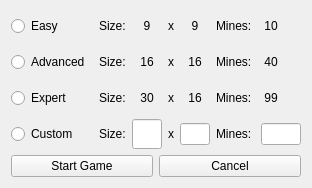
<?xml version="1.0" encoding="UTF-8"?>
<ui version="4.0">
 <class>Difficulty</class>
 <widget class="QWidget" name="Difficulty">
  <property name="geometry">
   <rect>
    <x>0</x>
    <y>0</y>
    <width>405</width>
    <height>194</height>
   </rect>
  </property>
  <property name="sizePolicy">
   <sizepolicy hsizetype="Fixed" vsizetype="Fixed">
    <horstretch>0</horstretch>
    <verstretch>0</verstretch>
   </sizepolicy>
  </property>
  <property name="windowTitle">
   <string>Choose difficulty</string>
  </property>
  <layout class="QGridLayout" name="gridLayout_2">
   <property name="sizeConstraint">
    <enum>QLayout::SetFixedSize</enum>
   </property>
   <item row="0" column="0">
    <layout class="QGridLayout" name="gridLayout">
     <item row="1" column="4">
      <widget class="QLabel" name="label_medium_rows">
       <property name="text">
        <string>16</string>
       </property>
       <property name="alignment">
        <set>Qt::AlignCenter</set>
       </property>
      </widget>
     </item>
     <item row="1" column="1">
      <widget class="QLabel" name="label_medium_size">
       <property name="sizePolicy">
        <sizepolicy hsizetype="Preferred" vsizetype="Fixed">
         <horstretch>0</horstretch>
         <verstretch>0</verstretch>
        </sizepolicy>
       </property>
       <property name="minimumSize">
        <size>
         <width>0</width>
         <height>30</height>
        </size>
       </property>
       <property name="maximumSize">
        <size>
         <width>16777215</width>
         <height>30</height>
        </size>
       </property>
       <property name="text">
        <string>Size:</string>
       </property>
       <property name="alignment">
        <set>Qt::AlignLeading|Qt::AlignLeft|Qt::AlignVCenter</set>
       </property>
      </widget>
     </item>
     <item row="1" column="6">
      <widget class="QLabel" name="label_medium_mines_value">
       <property name="maximumSize">
        <size>
         <width>40</width>
         <height>16777215</height>
        </size>
       </property>
       <property name="layoutDirection">
        <enum>Qt::LeftToRight</enum>
       </property>
       <property name="text">
        <string> 40</string>
       </property>
       <property name="alignment">
        <set>Qt::AlignLeading|Qt::AlignLeft|Qt::AlignVCenter</set>
       </property>
      </widget>
     </item>
     <item row="1" column="2">
      <widget class="QLabel" name="label_medium_cols">
       <property name="sizePolicy">
        <sizepolicy hsizetype="Preferred" vsizetype="Fixed">
         <horstretch>0</horstretch>
         <verstretch>0</verstretch>
        </sizepolicy>
       </property>
       <property name="minimumSize">
        <size>
         <width>0</width>
         <height>30</height>
        </size>
       </property>
       <property name="maximumSize">
        <size>
         <width>16777215</width>
         <height>30</height>
        </size>
       </property>
       <property name="text">
        <string>16</string>
       </property>
       <property name="alignment">
        <set>Qt::AlignCenter</set>
       </property>
      </widget>
     </item>
     <item row="2" column="3">
      <widget class="QLabel" name="label_large_x">
       <property name="text">
        <string>x</string>
       </property>
       <property name="alignment">
        <set>Qt::AlignCenter</set>
       </property>
      </widget>
     </item>
     <item row="2" column="6">
      <widget class="QLabel" name="label_large_mines_value">
       <property name="maximumSize">
        <size>
         <width>40</width>
         <height>16777215</height>
        </size>
       </property>
       <property name="layoutDirection">
        <enum>Qt::LeftToRight</enum>
       </property>
       <property name="text">
        <string> 99</string>
       </property>
       <property name="alignment">
        <set>Qt::AlignLeading|Qt::AlignLeft|Qt::AlignVCenter</set>
       </property>
      </widget>
     </item>
     <item row="0" column="6">
      <widget class="QLabel" name="label_small_mines_value">
       <property name="maximumSize">
        <size>
         <width>40</width>
         <height>16777215</height>
        </size>
       </property>
       <property name="layoutDirection">
        <enum>Qt::LeftToRight</enum>
       </property>
       <property name="text">
        <string> 10</string>
       </property>
       <property name="alignment">
        <set>Qt::AlignLeading|Qt::AlignLeft|Qt::AlignVCenter</set>
       </property>
      </widget>
     </item>
     <item row="1" column="5">
      <widget class="QLabel" name="label_medium_mines">
       <property name="text">
        <string>Mines: </string>
       </property>
      </widget>
     </item>
     <item row="2" column="1">
      <widget class="QLabel" name="label_large_size">
       <property name="sizePolicy">
        <sizepolicy hsizetype="Preferred" vsizetype="Fixed">
         <horstretch>0</horstretch>
         <verstretch>0</verstretch>
        </sizepolicy>
       </property>
       <property name="minimumSize">
        <size>
         <width>0</width>
         <height>30</height>
        </size>
       </property>
       <property name="maximumSize">
        <size>
         <width>16777215</width>
         <height>30</height>
        </size>
       </property>
       <property name="text">
        <string>Size:</string>
       </property>
       <property name="alignment">
        <set>Qt::AlignLeading|Qt::AlignLeft|Qt::AlignVCenter</set>
       </property>
      </widget>
     </item>
     <item row="1" column="3">
      <widget class="QLabel" name="label_medium_x">
       <property name="text">
        <string>x</string>
       </property>
       <property name="alignment">
        <set>Qt::AlignCenter</set>
       </property>
      </widget>
     </item>
     <item row="2" column="0">
      <widget class="QRadioButton" name="radioButton_expert">
       <property name="sizePolicy">
        <sizepolicy hsizetype="Minimum" vsizetype="Fixed">
         <horstretch>0</horstretch>
         <verstretch>0</verstretch>
        </sizepolicy>
       </property>
       <property name="minimumSize">
        <size>
         <width>0</width>
         <height>30</height>
        </size>
       </property>
       <property name="maximumSize">
        <size>
         <width>16777215</width>
         <height>30</height>
        </size>
       </property>
       <property name="text">
        <string>Expert</string>
       </property>
      </widget>
     </item>
     <item row="0" column="3">
      <widget class="QLabel" name="label_small_x">
       <property name="text">
        <string>x</string>
       </property>
       <property name="alignment">
        <set>Qt::AlignCenter</set>
       </property>
      </widget>
     </item>
     <item row="2" column="4">
      <widget class="QLabel" name="label_large_rows">
       <property name="text">
        <string>16</string>
       </property>
       <property name="alignment">
        <set>Qt::AlignCenter</set>
       </property>
      </widget>
     </item>
     <item row="0" column="1">
      <widget class="QLabel" name="label_small_size">
       <property name="sizePolicy">
        <sizepolicy hsizetype="Preferred" vsizetype="Fixed">
         <horstretch>0</horstretch>
         <verstretch>0</verstretch>
        </sizepolicy>
       </property>
       <property name="minimumSize">
        <size>
         <width>0</width>
         <height>30</height>
        </size>
       </property>
       <property name="maximumSize">
        <size>
         <width>16777215</width>
         <height>30</height>
        </size>
       </property>
       <property name="text">
        <string>Size:</string>
       </property>
       <property name="alignment">
        <set>Qt::AlignLeading|Qt::AlignLeft|Qt::AlignVCenter</set>
       </property>
      </widget>
     </item>
     <item row="0" column="0">
      <widget class="QRadioButton" name="radioButton_easy">
       <property name="sizePolicy">
        <sizepolicy hsizetype="Minimum" vsizetype="Fixed">
         <horstretch>0</horstretch>
         <verstretch>0</verstretch>
        </sizepolicy>
       </property>
       <property name="minimumSize">
        <size>
         <width>0</width>
         <height>30</height>
        </size>
       </property>
       <property name="maximumSize">
        <size>
         <width>16777215</width>
         <height>30</height>
        </size>
       </property>
       <property name="text">
        <string>Easy</string>
       </property>
      </widget>
     </item>
     <item row="2" column="2">
      <widget class="QLabel" name="label_large_cols">
       <property name="sizePolicy">
        <sizepolicy hsizetype="Preferred" vsizetype="Fixed">
         <horstretch>0</horstretch>
         <verstretch>0</verstretch>
        </sizepolicy>
       </property>
       <property name="minimumSize">
        <size>
         <width>0</width>
         <height>30</height>
        </size>
       </property>
       <property name="maximumSize">
        <size>
         <width>16777215</width>
         <height>30</height>
        </size>
       </property>
       <property name="text">
        <string>30</string>
       </property>
       <property name="alignment">
        <set>Qt::AlignCenter</set>
       </property>
      </widget>
     </item>
     <item row="0" column="5">
      <widget class="QLabel" name="label_small_mines">
       <property name="text">
        <string>Mines: </string>
       </property>
      </widget>
     </item>
     <item row="1" column="0">
      <widget class="QRadioButton" name="radioButton_advanced">
       <property name="sizePolicy">
        <sizepolicy hsizetype="Minimum" vsizetype="Fixed">
         <horstretch>0</horstretch>
         <verstretch>0</verstretch>
        </sizepolicy>
       </property>
       <property name="minimumSize">
        <size>
         <width>0</width>
         <height>30</height>
        </size>
       </property>
       <property name="maximumSize">
        <size>
         <width>16777215</width>
         <height>30</height>
        </size>
       </property>
       <property name="text">
        <string>Advanced </string>
       </property>
      </widget>
     </item>
     <item row="0" column="4">
      <widget class="QLabel" name="label_small_rows">
       <property name="text">
        <string>9</string>
       </property>
       <property name="alignment">
        <set>Qt::AlignCenter</set>
       </property>
      </widget>
     </item>
     <item row="2" column="5">
      <widget class="QLabel" name="label_large_mines">
       <property name="text">
        <string>Mines: </string>
       </property>
      </widget>
     </item>
     <item row="0" column="2">
      <widget class="QLabel" name="label_small_cols">
       <property name="sizePolicy">
        <sizepolicy hsizetype="Preferred" vsizetype="Fixed">
         <horstretch>0</horstretch>
         <verstretch>0</verstretch>
        </sizepolicy>
       </property>
       <property name="minimumSize">
        <size>
         <width>0</width>
         <height>30</height>
        </size>
       </property>
       <property name="maximumSize">
        <size>
         <width>16777215</width>
         <height>30</height>
        </size>
       </property>
       <property name="text">
        <string>9</string>
       </property>
       <property name="alignment">
        <set>Qt::AlignCenter</set>
       </property>
      </widget>
     </item>
     <item row="3" column="3">
      <widget class="QLabel" name="label_custom_x">
       <property name="text">
        <string>x</string>
       </property>
       <property name="alignment">
        <set>Qt::AlignCenter</set>
       </property>
      </widget>
     </item>
     <item row="3" column="0">
      <widget class="QRadioButton" name="radioButton_custom">
       <property name="sizePolicy">
        <sizepolicy hsizetype="Minimum" vsizetype="Fixed">
         <horstretch>0</horstretch>
         <verstretch>0</verstretch>
        </sizepolicy>
       </property>
       <property name="minimumSize">
        <size>
         <width>0</width>
         <height>30</height>
        </size>
       </property>
       <property name="maximumSize">
        <size>
         <width>16777215</width>
         <height>30</height>
        </size>
       </property>
       <property name="text">
        <string>Custom</string>
       </property>
      </widget>
     </item>
     <item row="3" column="1">
      <widget class="QLabel" name="label_custom_size">
       <property name="sizePolicy">
        <sizepolicy hsizetype="Preferred" vsizetype="Fixed">
         <horstretch>0</horstretch>
         <verstretch>0</verstretch>
        </sizepolicy>
       </property>
       <property name="minimumSize">
        <size>
         <width>0</width>
         <height>30</height>
        </size>
       </property>
       <property name="maximumSize">
        <size>
         <width>16777215</width>
         <height>30</height>
        </size>
       </property>
       <property name="text">
        <string>Size:</string>
       </property>
       <property name="alignment">
        <set>Qt::AlignLeading|Qt::AlignLeft|Qt::AlignVCenter</set>
       </property>
      </widget>
     </item>
     <item row="3" column="2">
      <widget class="QLineEdit" name="lineEdit_custom_cols">
       <property name="minimumSize">
        <size>
         <width>0</width>
         <height>30</height>
        </size>
       </property>
       <property name="maximumSize">
        <size>
         <width>30</width>
         <height>30</height>
        </size>
       </property>
      </widget>
     </item>
     <item row="3" column="4">
      <widget class="QLineEdit" name="lineEdit_custom_rows">
       <property name="maximumSize">
        <size>
         <width>30</width>
         <height>16777215</height>
        </size>
       </property>
      </widget>
     </item>
     <item row="3" column="5">
      <widget class="QLabel" name="label_custom_mines">
       <property name="text">
        <string>Mines: </string>
       </property>
      </widget>
     </item>
     <item row="3" column="6">
      <widget class="QLineEdit" name="lineEdit_custom_mines">
       <property name="maximumSize">
        <size>
         <width>40</width>
         <height>16777215</height>
        </size>
       </property>
      </widget>
     </item>
    </layout>
   </item>
   <item row="1" column="0">
    <layout class="QHBoxLayout" name="horizontalLayout">
     <item>
      <widget class="QPushButton" name="button_start">
       <property name="text">
        <string>Start Game</string>
       </property>
      </widget>
     </item>
     <item>
      <widget class="QPushButton" name="button_cancel">
       <property name="text">
        <string>Cancel</string>
       </property>
      </widget>
     </item>
    </layout>
   </item>
  </layout>
 </widget>
 <resources/>
 <connections>
  <connection>
   <sender>lineEdit_custom_cols</sender>
   <signal>textEdited(QString)</signal>
   <receiver>radioButton_custom</receiver>
   <slot>toggle()</slot>
   <hints>
    <hint type="sourcelabel">
     <x>183</x>
     <y>131</y>
    </hint>
    <hint type="destinationlabel">
     <x>58</x>
     <y>129</y>
    </hint>
   </hints>
  </connection>
  <connection>
   <sender>lineEdit_custom_rows</sender>
   <signal>textEdited(QString)</signal>
   <receiver>radioButton_custom</receiver>
   <slot>toggle()</slot>
   <hints>
    <hint type="sourcelabel">
     <x>273</x>
     <y>138</y>
    </hint>
    <hint type="destinationlabel">
     <x>91</x>
     <y>134</y>
    </hint>
   </hints>
  </connection>
  <connection>
   <sender>lineEdit_custom_mines</sender>
   <signal>textEdited(QString)</signal>
   <receiver>radioButton_custom</receiver>
   <slot>toggle()</slot>
   <hints>
    <hint type="sourcelabel">
     <x>371</x>
     <y>132</y>
    </hint>
    <hint type="destinationlabel">
     <x>48</x>
     <y>127</y>
    </hint>
   </hints>
  </connection>
 </connections>
</ui>
